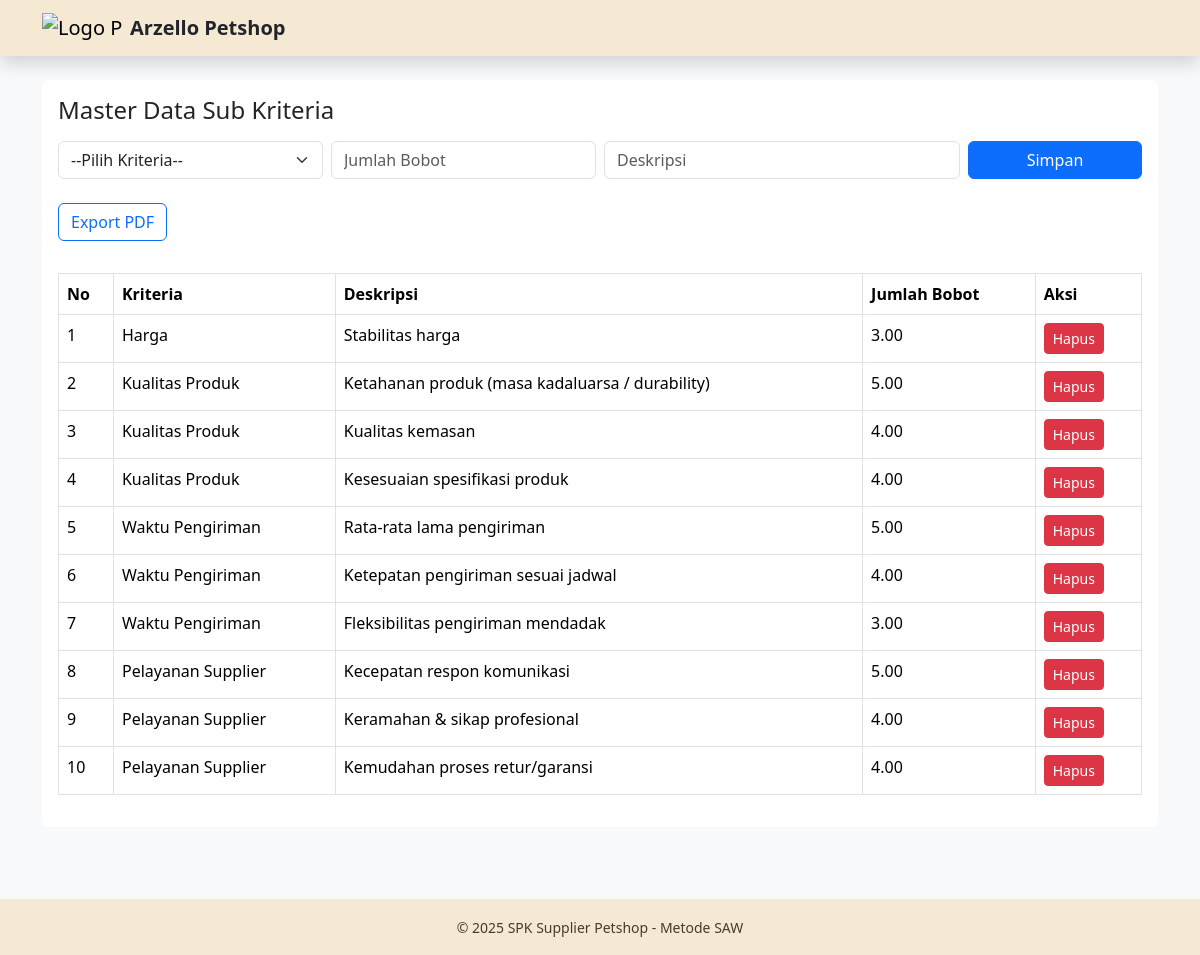
The app's page /views/pages/subkriteria.php with its own data.
### tables this page shows
CREATE TABLE `sub_criteria` (
  `id` int(11) NOT NULL,
  `id_kreteria` int(11) NOT NULL,
  `jumlah_bobot` decimal(5,2) NOT NULL,
  `deskripsi` text DEFAULT NULL
);

CREATE TABLE `criteria` (
  `id` int(11) NOT NULL,
  `nama` varchar(100) NOT NULL,
  `type` enum('benefit','cost') NOT NULL,
  `bobot` decimal(5,2) NOT NULL
);

### views/pages/subkriteria.php (the view, shortened to what this page needs)
<?php include "../../config/database.php"; ?>
<?php include "../layouts/header.php"; ?>
<div class="card border-0 shadow-soft">
  <div class="card-body">
    <div class="d-flex justify-content-between align-items-center mb-3">
      <h4 class="m-0">Master Data Sub Kriteria</h4>
    </div>
    <form method="post" class="mb-4">
      <div class="row g-2">
        <div class="col-md-3">
          <select name="id_kreteria" class="form-select" required>
            <option value="">--Pilih Kriteria--</option>
          </select>
        </div>
        <div class="col-md-3">
          <input type="number" step="0.01" name="jumlah_bobot" class="form-control" placeholder="Jumlah Bobot" required>
        </div>
        <div class="col-md-4">
          <input type="text" name="deskripsi" class="form-control" placeholder="Deskripsi" required>
        </div>
        <div class="col-md-2">
          <button type="submit" name="save" class="btn btn-primary w-100">Simpan</button>
        </div>
      </div>
    </form>
    <a href="?export=pdf" class="btn btn-outline-primary mb-3">Export PDF</a>
    <div class="table-responsive mt-3">
      <table class="table table-bordered">
        <thead>
          <tr><th>No</th><th>Kriteria</th><th>Deskripsi</th><th>Jumlah Bobot</th><th>Aksi</th></tr>
        </thead>
        <tbody>
        <?php
          $no=1;
          $res = $conn->query("SELECT sc.id, c.nama AS kriteria, sc.deskripsi, sc.jumlah_bobot
                               FROM sub_criteria AS sc
                               INNER JOIN criteria AS c ON sc.id_kreteria = c.id
                               ORDER BY sc.id");
          while($r = $res->fetch_assoc()):
        ?>
          <tr>
            <td><?= $no++; ?></td>
            <td><?= htmlspecialchars($r['kriteria']); ?></td>
            <td><?= htmlspecialchars($r['deskripsi']); ?></td>
            <td><?= number_format($r['jumlah_bobot'], 2); ?></td>
            <td>
              <a href="?delete=<?= $r['id']; ?>" onclick="return confirm('Yakin hapus data ini?')" class="btn btn-sm btn-danger">Hapus</a>
            </td>
          </tr>
        <?php endwhile; ?>
        </tbody>
      </table>
    </div>
  </div>
</div>
<?php include "../layouts/footer.php"; ?>

### views/layouts/header.php (shortened to what this page needs)
<!DOCTYPE html>
<html lang="id">
<head>
  <link href="https://cdn.jsdelivr.net/npm/bootstrap@5.3.3/dist/css/bootstrap.min.css" rel="stylesheet" />
</head>
<body class="bg-light">
<nav class="navbar navbar-expand-lg navbar-custom-bg shadow">
  <div class="container">
    <a class="navbar-brand d-flex align-items-center" href="/index.php">
      <img style="width: 80px; height: auto;" src="https://i.ibb.co/MxMZ73BJ/petshop-200.png" alt="Logo Petshop" height="40" class="me-2" />
      <span class="fw-bold text-dark">Arzello Petshop</span>
    </a>
  </div>
</nav>
<div class="container py-4">

### views/layouts/footer.php (shortened to what this page needs)
</div>
<footer class="text-center py-3 mt-5" style="background-color: #f5e9d4; color: #4b3b2b;">
  <small>&copy; <?php echo date('Y'); ?> SPK Supplier Petshop - Metode SAW</small>
</footer>
</body>
</html>

### views/layouts/header.php (style rules this page uses)
.navbar-custom-bg { background-color: #f5e9d4 !important; }

### records on screen
sub_criteria: id_kreteria.nama "Harga", deskripsi "Stabilitas harga", jumlah_bobot "3.00"
sub_criteria: id_kreteria.nama "Kualitas Produk", deskripsi "Ketahanan produk (masa kadaluarsa / durability)", jumlah_bobot "5.00"
sub_criteria: id_kreteria.nama "Kualitas Produk", deskripsi "Kualitas kemasan", jumlah_bobot "4.00"
sub_criteria: id_kreteria.nama "Kualitas Produk", deskripsi "Kesesuaian spesifikasi produk", jumlah_bobot "4.00"
sub_criteria: id_kreteria.nama "Waktu Pengiriman", deskripsi "Rata-rata lama pengiriman", jumlah_bobot "5.00"
sub_criteria: id_kreteria.nama "Waktu Pengiriman", deskripsi "Ketepatan pengiriman sesuai jadwal", jumlah_bobot "4.00"
sub_criteria: id_kreteria.nama "Waktu Pengiriman", deskripsi "Fleksibilitas pengiriman mendadak", jumlah_bobot "3.00"
sub_criteria: id_kreteria.nama "Pelayanan Supplier", deskripsi "Kecepatan respon komunikasi", jumlah_bobot "5.00"
sub_criteria: id_kreteria.nama "Pelayanan Supplier", deskripsi "Keramahan & sikap profesional", jumlah_bobot "4.00"
sub_criteria: id_kreteria.nama "Pelayanan Supplier", deskripsi "Kemudahan proses retur/garansi", jumlah_bobot "4.00"
